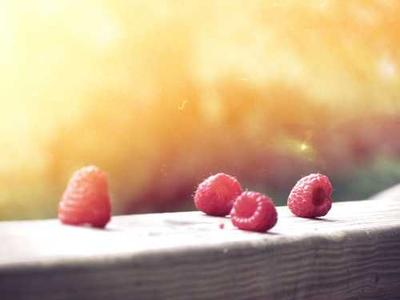
#> input picture Generate image from 4 funcs/Input/img_001.png, 400 x 300 px, found by its file name; its folder holds only this picture in this run
$ jupyter execute --allow-errors 'Generate image from 4 funcs.ipynb'
#> lines starting #> are read from the running program, lines starting #| are printed output that depends on the picture
#> further down, img is the input picture: shape (300, 400, 3); mean B, G, R 135.8, 173.7, 204.5
[cell 1]
from google.colab import drive
drive.mount("/content/drive")

[cell 2]
import os
import cv2
import numpy as np
import matplotlib.pyplot as plt
from datasets import load_dataset
from PIL import Image
import requests
from PIL import Image
from io import BytesIO
import random

[cell 3]
input_folder = '/content/drive/MyDrive/OpenCV/Week03/Input'
brightness_folder = '/content/drive/MyDrive/OpenCV/Week03/Output/Brightness'
contrast_folder = '/content/drive/MyDrive/OpenCV/Week03/Output/Contrast'
log_folder = '/content/drive/MyDrive/OpenCV/Week03/Output/Log'
exponential_folder = '/content/drive/MyDrive/OpenCV/Week03/Output/Exponential'

os.makedirs(input_folder, exist_ok=True)
os.makedirs(brightness_folder, exist_ok=True)
os.makedirs(contrast_folder, exist_ok=True)
os.makedirs(log_folder, exist_ok=True)
os.makedirs(exponential_folder, exist_ok=True)

[cell 4]
base_urls = [
    f"https://picsum.photos/seed/{i}/400/300" for i in range(1000, 1050)
]

#> (the rest of this cell did not finish here and is left out)

[cell 5]
# brightness
def augement_brithness(f, b=100):
#> called with b = 100
  f_gray = cv2.cvtColor(f, cv2.COLOR_RGB2GRAY)
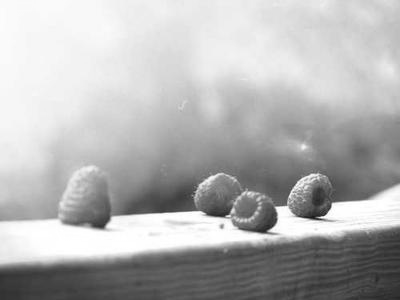
#> f_gray: shape (300, 400); min 26, max 255, mean 178.6
  g = np.clip(f_gray.astype(np.int16) + b, 0, 255).astype(np.uint8)
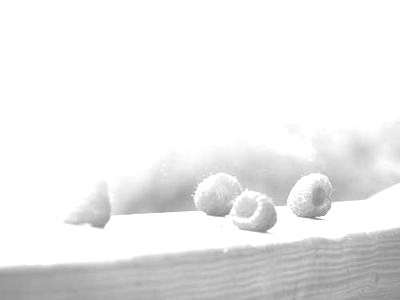
#> g: shape (300, 400); min 126, max 255, mean 236.3
  return cv2.cvtColor(g, cv2.COLOR_GRAY2RGB)

[cell 6]
# contrast
def augement_contrast(f, a=3):
#> called with a = 3
  f_gray = cv2.cvtColor(f, cv2.COLOR_RGB2GRAY)
  g = np.clip(f_gray.astype(np.int32) * a, 0, 255).astype(np.uint8)
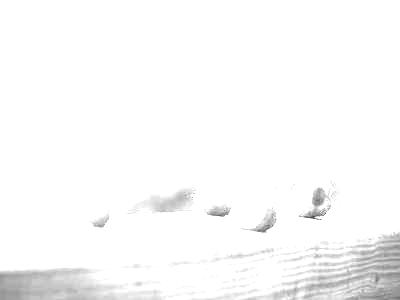
#> g: shape (300, 400); min 78, max 255, mean 249.8
  return cv2.cvtColor(g, cv2.COLOR_GRAY2RGB)

[cell 7]
# log
def augement_log_transform(f, c=37):
#> called with c = 37
  f_float = f.astype(np.float32)
  g = c * np.log1p(f_float)
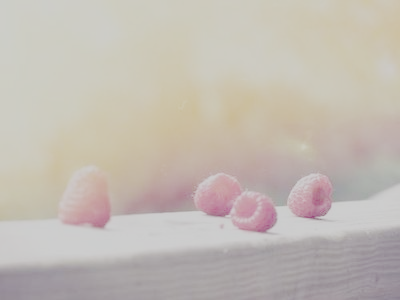
#> g: shape (300, 400, 3) float32; mean R, G, B 194.5, 187.1, 179.1
  g = np.clip(g, 0, 255).astype(np.uint8)
  return g

[cell 8]
# e
def augement_exp(f):
  green_channel = f[:,:,1].astype(np.float32)
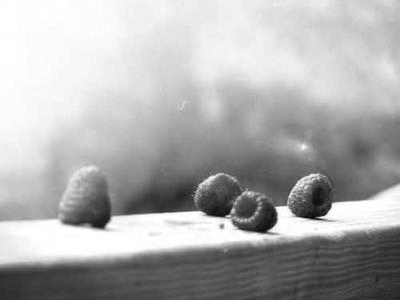
#> green_channel: shape (300, 400) float32; min 6, max 255, mean 173.7
  f_norm = green_channel / 255.0
  g = np.exp(f_norm) - 1
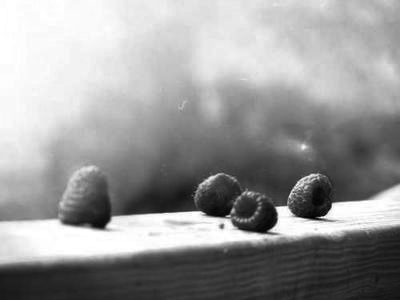
#> g: shape (300, 400) float32; min 0.0238, max 1.72, mean 1.04; drawn with min black and max white
  g = g / g.max() * 255
  g = np.clip(g, 0, 255).astype(np.uint8)
  f_modified = f.copy()
  f_modified[:,:,1] = g
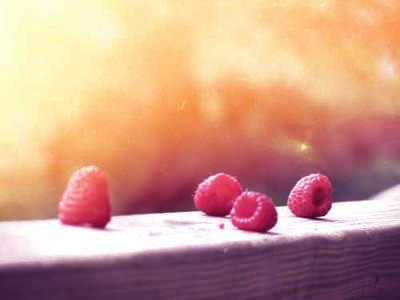
#> f_modified: shape (300, 400, 3); mean R, G, B 204.5, 154.5, 135.8
  return f_modified

[cell 9]
for img_name in os.listdir(input_folder):
  if not img_name.lower().endswith(('.png', '.jpg', '.jpeg')):
    continue

  img_path = os.path.join(input_folder, img_name)
  base_name = os.path.splitext(img_name)[0]

  img = cv2.imread(img_path)
  img = cv2.cvtColor(img, cv2.COLOR_BGR2RGB)

  # brightness
  img_bright = augement_brithness(img)
  cv2.imwrite(f"{brightness_folder}/{base_name}_bright.png", cv2.cvtColor(img_bright, cv2.COLOR_RGB2BGR))

  # contrast
  img_contrast = augement_contrast(img)
  cv2.imwrite(f"{contrast_folder}/{base_name}_contrast.png", cv2.cvtColor(img_contrast, cv2.COLOR_RGB2BGR))

  # log
  img_log = augement_log_transform(img)
  cv2.imwrite(f"{log_folder}/{base_name}_log.png", cv2.cvtColor(img_log, cv2.COLOR_RGB2BGR))

  # e
  img_e = augement_exp(img)
  cv2.imwrite(f"{exponential_folder}/{base_name}_e.png", cv2.cvtColor(img_e, cv2.COLOR_RGB2BGR))

$ run again, on Generate image from 4 funcs/Input/img_005.png
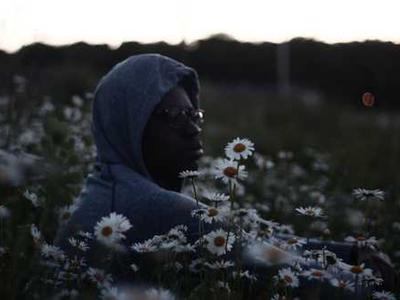
#> input picture Generate image from 4 funcs/Input/img_005.png, 400 x 300 px, found by its file name
#> img is the input picture: shape (300, 400, 3); mean B, G, R 70.2, 67.7, 65.4
#> in augement_log_transform, `g = c * np.log1p(f_float)`:
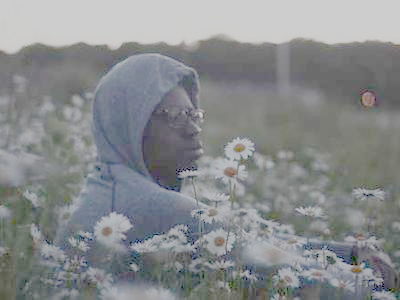
#> g: shape (300, 400, 3) float32; mean R, G, B 136.3, 139.3, 141.3
#> in augement_exp, `f_modified[:,:,1] = g`:
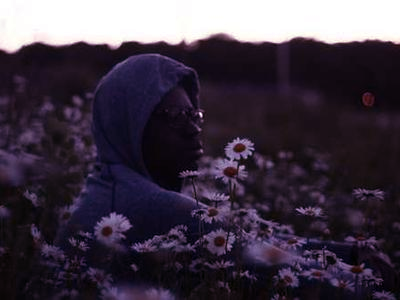
#> f_modified: shape (300, 400, 3); mean R, G, B 65.4, 55.8, 70.2

$ run again, on Generate image from 4 funcs/Input/img_006.png
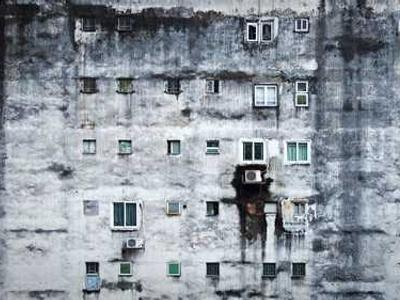
#> input picture Generate image from 4 funcs/Input/img_006.png, 400 x 300 px, found by its file name
#> img is the input picture: shape (300, 400, 3); mean B, G, R 157.8, 148.9, 141.7
#> in augement_exp, `g = np.exp(f_norm) - 1`:
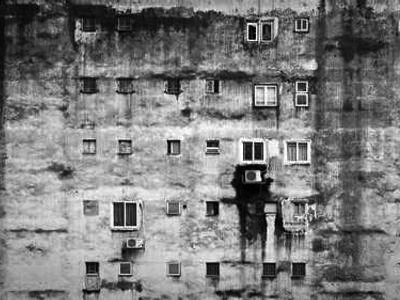
#> g: shape (300, 400) float32; min 0, max 1.72, mean 0.835; drawn with min black and max white
#> in augement_exp, `f_modified[:,:,1] = g`:
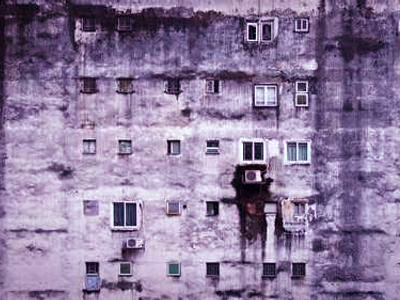
#> f_modified: shape (300, 400, 3); mean R, G, B 141.7, 123.4, 157.8
